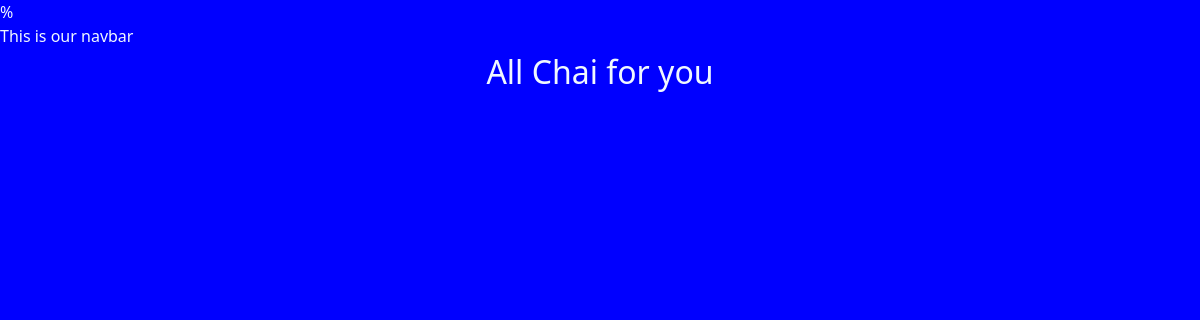
The app's page /chai/, older data.
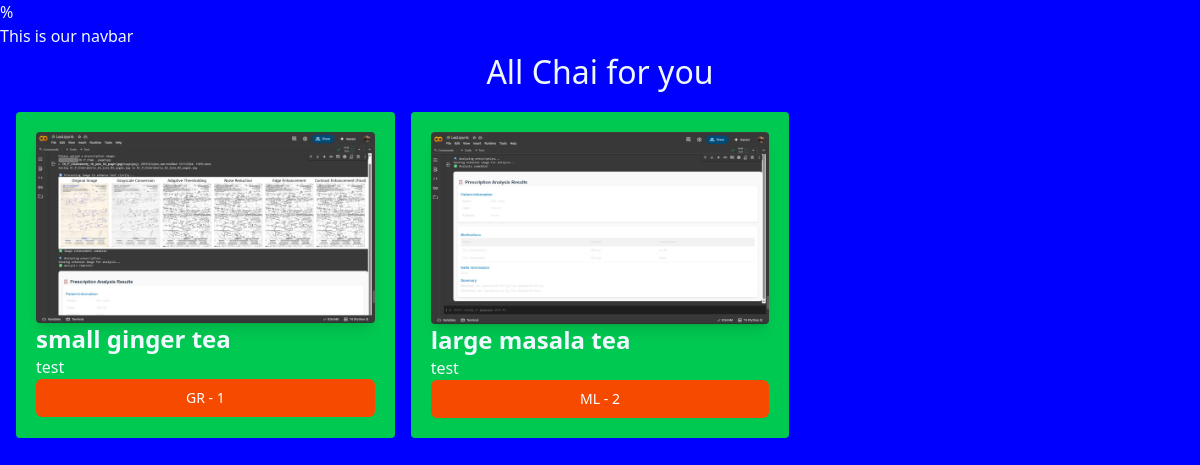
The same page, newer data.
### chai/models.py (models this page shows, shortened)
class Chaivariety(models.Model):
   CHAI_TYPE_CHOICE = [
      ('ML','MASALA'),
      ('GR','GINGER'),
      ('KL','KIWI'),
      ('PL','PLAIN'),
      ('EL','ELAICHI')
   ]
   name = models.CharField(max_length=100)
   image = models.ImageField(upload_to='chais/')
   date_added = models.DateTimeField(default=timezone.now)
   type = models.CharField(max_length=2,choices=CHAI_TYPE_CHOICE)
   description = models.TextField(default='')

### chai/views.py (the view)
# urls.py: path('',views.all_chai,name='all_chai'),
def all_chai(request):
    chais = Chaivariety.objects.all()
    return render(request,'chai/all_chai.html',{'chais':chais})

### chai/templates/chai/all_chai.html (shortened to what this page needs)
{% extends "layout.html" %}
{% block content %}
<h1>All Chai for you</h1>
<div class="grid grid-cols-3 gap-4 m-4">
    {% for chai in chais %}
    <div class="bg-green-500 p-5 rounded">
        <img class="rounded shadow-lg" src="{{chai.image.url}}" alt="">
        <h3 class="text-2xl font-bold">{{chai.name}}</h1>
        test
        <a href="{% url 'chai_detail' chai.id %}">
        <button type="button"
        class="inline-flex items-center w-[100%] justify-center px-4 py-2 border border-transparent text-sm font-medium rounded-md text-white bg-orange-600 hover:bg-orange-700 focus-outline-none focus:ring-2 focus:ring-offset-2 focus:ring-orange-500">
            {{chai.type}} - {{chai.id}}
        </button>
    </a>
    </div>
    {% endfor %}
</div>
{% endblock content %}

### templates/layout.html (shortened to what this page needs)
{% load static tailwind_tags %}
{% load static %}
<!DOCTYPE html>
<html lang="en">
<head>
    <script src="https://cdn.jsdelivr.net/npm/@tailwindcss/browser@4"></script>
    <link rel="stylesheet" href="{% static 'style.css' %}">
    {% tailwind_css %}
</head>%
<body>
    <nav>This is our navbar</nav>
    {% block content %}{% endblock %}
</body>
</html>

### static/style.css (style rules this page uses)
body { background-color: blue; color:aliceblue; }
h1 { text-align: center; font-size: 2rem; }

Row changes from the older to the newer data that the page shows:
added Chaivariety: image (picture), name "small ginger tea", type "GR", id "1"
added Chaivariety: image (picture), name "large masala tea", type "ML", id "2"
